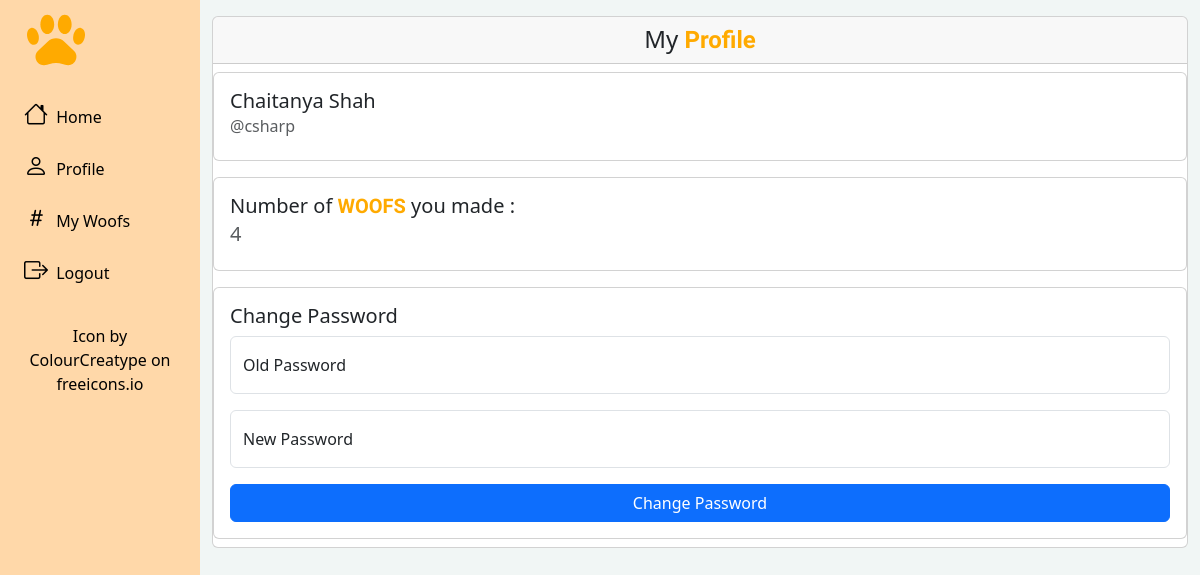
Screenshot of /profile (signed in) with the database file from the repository.
### tables this page shows
CREATE TABLE users (
id INTEGER PRIMARY KEY AUTOINCREMENT NOT NULL,
firstName TEXT NOT NULL,
lastName TEXT NOT NULL,
username TEXT NOT NULL,
hash TEXT NOT NULL
, followers INTEGER NOT NULL DEFAULT 0 CHECK(followers >=0), following INTEGER NOT NULL DEFAULT 0 CHECK(following >=0), email NVARCHAR(320) NOT NULL);

### app.py (the view, shortened to what this page needs)
@app.route("/profile", methods=["GET", "POST"])
@login_required
def profile():
    error = ""
    success = ""
    user = cur.execute("SELECT * FROM users WHERE id = ?", (session["user_id"],)).fetchone()
    woof_num = cur.execute("SELECT COUNT(*) FROM woofs WHERE user_id = ?", (session["user_id"],)).fetchone()['COUNT(*)']
    if request.method == "GET":
        return render_template("profile.html", user=user, woof_num=woof_num, error=error, success=success)

### app.py (called while the page is built)
@app.after_request
def after_request(response):
    response.headers["Cache-Control"] = "no-cache, no-store, must-revalidate"
    response.headers["Expires"] = 0
    response.headers["Pragma"] = "no-cache"
    return response

@app.before_request
def make_session_permanent():
    session.permanent = True

### helpers.py (called while the page is built)
def login_required(f):
    @wraps(f)
    def decorated_function(*args, **kwargs):
        if session.get("user_id") is None:
            return redirect("/login")
        return f(*args, **kwargs)
    return decorated_function

### templates/profile.html (shortened to what this page needs)
{% extends "home_layout.html" %}
{% block body %}
    <div class="card">
        <h4 class="card-header text-center">My <span class="woofer"><strong>Profile</strong></span> </h4>
    <div class="card my-2">
        <div class="card-body">
            <h5 class="card-title">{{user['firstName']}} {{user['lastName']}}</h5>
            <h6 class="card-subtitle mb-2 text-muted">@{{user['username']}}</h6>
        </div>
    </div>
    <div class="card my-2">
        <div class="card-body">
            <h5 class="card-title">Number of <span class="woofer"><strong>WOOFS</strong></span> you made : </h5>
            <h5 class="card-subtitle mb-2 text-muted">{{woof_num}}</h5>
        </div>
    </div>
    <div class="card my-2">
        <div class="card-body">
            <h5 class="card-title">Change Password</h5>
            <form action="/profile" method="post" class="needs-validation" id="change_password" autocomplete="off">
                  <div class="form-floating mb-3">
                    <input type="password" autocomplete="new-password" class="form-control" id="old_password" name="old_password" placeholder="Old Password">
                    <label for="old_password">Old Password</label>
                  </div>
                  <div class="form-floating mb-3">
                    <input type="password" autocomplete="new-password" class="form-control" id="new_password" name="new_password" placeholder="New Password">
                    <label for="new_password">New Password</label>
                  </div>
                  <div class="d-grid gap-2 mt-3">
                      <button class="btn btn-primary" type="submit">Change Password</button>
                  </div>
            </form>
        </div>
    </div>
    </div>
{% endblock %}

### static/home_styles.css (style rules this page uses)
body { background-color: #F1F6F5; }
.woofer { font-family: 'Chakra Petch', sans-serif; color: #ffaa00; }

### rows the page displays
users: firstName "Chaitanya", lastName "Shah", username "csharp"

### other values shown
{{ woof_num }} "4"
